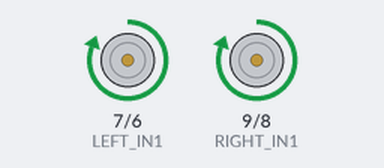
Simulated run of this sketch. Board: Arduino Uno, built with avr-gcc and run on an emulated ATmega328P. On the bench: motor-driver pin pairs drawn as motors (green arrow = first pin HIGH = forward, orange = second pin HIGH = backward, longer = more drive, scaled by the enable pin).

Above: at 3.1 s.
At 78.1 s:
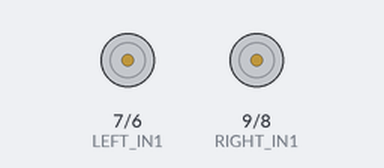
Timing chart, 0 to 79.6 s (numbered marks = the images above):
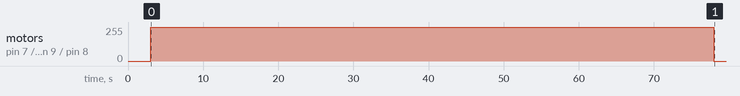

The sketch:

subtask2_forward.ino
```cpp
// ===== Pins and settings (change to match your setup) =====
// One L298N drives all four motors:
//   Right two motors -> OUT1/OUT2, controlled by ENA, IN1, IN2
//   Left two motors  -> OUT3/OUT4, controlled by ENB, IN3, IN4
// Pins match the current wiring (ENA and ENB must be on PWM pins)
const int RIGHT_EN  = 10;   // L298N ENA (PWM, sets right side speed)
const int RIGHT_IN1 = 9;    // L298N IN1
const int RIGHT_IN2 = 8;    // L298N IN2
const int LEFT_IN1  = 7;    // L298N IN3
const int LEFT_IN2  = 6;    // L298N IN4
const int LEFT_EN   = 5;    // L298N ENB (PWM, sets left side speed)

const int LEFT_SPEED  = 255;   // Left side PWM (lower it a little if the OTV curves right)
const int RIGHT_SPEED = 255;   // Right side PWM (lower it a little if the OTV curves left)
const unsigned long DRIVE_TIME = 75000;   // Time (ms) to cover 3.4 m -- measure and adjust this

// Drive one side: positive = forward, negative = backward, 0 = stop
void setSide(int en, int in1, int in2, int speed) {
  if (speed > 0) {          // Forward
    digitalWrite(in1, HIGH);
    digitalWrite(in2, LOW);
  } else if (speed < 0) {   // Backward
    digitalWrite(in1, LOW);
    digitalWrite(in2, HIGH);
  } else {                  // Stop
    digitalWrite(in1, LOW);
    digitalWrite(in2, LOW);
  }
  analogWrite(en, abs(speed));   // Speed is set through the enable pin (PWM)
}

// Drive both sides at once
void drive(int left, int right) {
  setSide(LEFT_EN, LEFT_IN1, LEFT_IN2, left);
  setSide(RIGHT_EN, RIGHT_IN1, RIGHT_IN2, right);
}

void setup() {
  pinMode(RIGHT_EN, OUTPUT);
  pinMode(RIGHT_IN1, OUTPUT);
  pinMode(RIGHT_IN2, OUTPUT);
  pinMode(LEFT_IN1, OUTPUT);
  pinMode(LEFT_IN2, OUTPUT);
  pinMode(LEFT_EN, OUTPUT);
  drive(0, 0);   // Make sure all motors are off at start

  delay(3000);   // Time to set the OTV down after turning it on

  // Drive straight forward for DRIVE_TIME, then stop
  drive(LEFT_SPEED, RIGHT_SPEED);
  delay(DRIVE_TIME);
  drive(0, 0);
}

void loop() {
  // Nothing to do after driving forward
}
```
